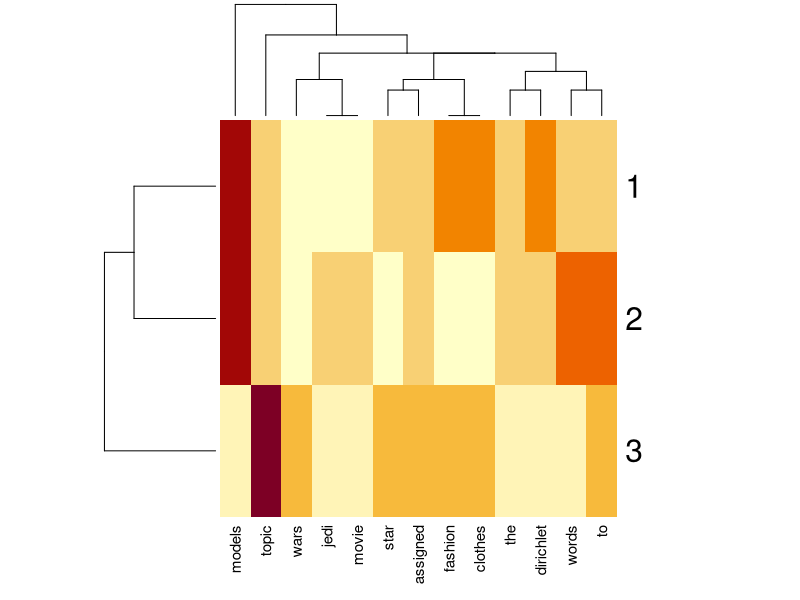
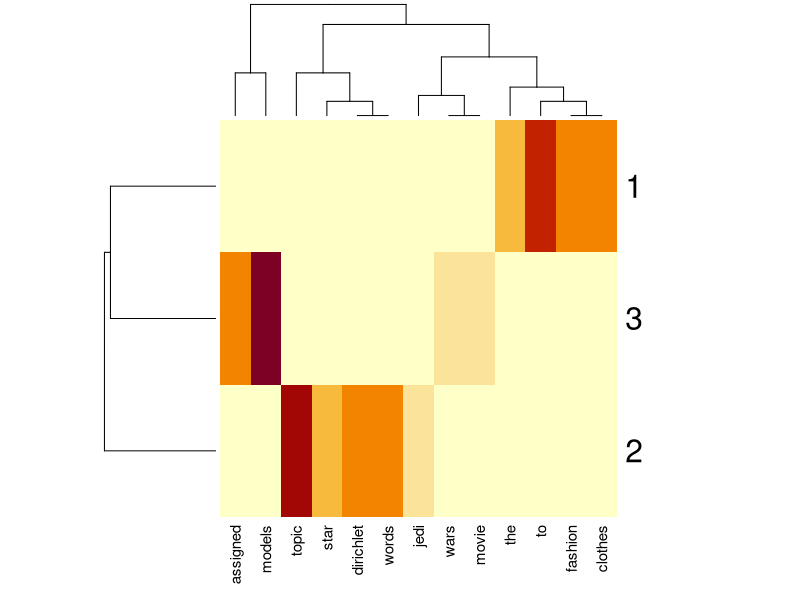

Write the R code that produced these figures, in order.
## Generate a corpus

rawdocs <- c('dirichlet topic models',
             'words assigned to topic models',
             'dirichlet assigned topic',
             'dirichlet topic words',
             'topic models assigned words',
             'fashion models clothes',
             'clothes to models',
             'clothes to fashion',
             'fashion models',
             'jedi to the star',
             'star wars the movie')

#rawdocs = rawdocs[1:9]

## PARAMETERS
K <- 3 # number of topics
alpha <- .5 # hyperparameter. single value indicates symmetric dirichlet prior. higher=>scatters document clusters
eta <- .001 # hyperparameter
iterations <- 100 # iterations for collapsed gibbs sampling.  
seed = 1

set.seed(seed)
# 0. Prepare data: generate a list of documents
docs <- strsplit(rawdocs, split=' ', perl=T) 
## Assign WordIDs to each unique word
vocab <- unique(unlist(docs))
## Replace words in documents with wordIDs
for(i in 1:length(docs)) docs[[i]] <- match(docs[[i]], vocab)

# initialize:
## 1. Randomly assign topics to words in each doc.  2. Generate word-topic count matrix.
wt <- matrix(0, K, length(vocab)) # initialize word-topic count matrix
colnames(wt) = vocab
ta <- sapply(docs, function(x) rep(0, length(x))) # initialize topic assignment list
for(d in 1:length(docs)){ # for each document
  for(w in 1:length(docs[[d]])){ # for each token in document d
    ta[[d]][w] <- sample(1:K, 1) # randomly assign topic to token w.
    ti <- ta[[d]][w] # topic index
    wi <- docs[[d]][w] # wordID for token w
    wt[ti,wi] <- wt[ti,wi]+1 # update word-topic count matrix     
  }
}
wt
heatmap(wt)
# Now we generate a document-topic count matrix where the counts correspond to the number of tokens assigned to each topic for each document.

dt <- matrix(0, length(docs), K)
for(d in 1:length(docs)){ # for each document d
  for(t in 1:K){ # for each topic t
    dt[d,t] <- sum(ta[[d]]==t) # count tokens in document d assigned to topic t   
  }
}
dt

for(i in 1:iterations){ # for each pass through the corpus
  for(d in 1:length(docs)){ # for each document
    for(w in 1:length(docs[[d]])){ # for each token 
      t0 <- ta[[d]][w] # initial topic assignment to token w
      wid <- docs[[d]][w] # wordID of token w
      
      dt[d,t0] <- dt[d,t0]-1 # we don't want to include token w in our document-topic count matrix when sampling for token w
      wt[t0,wid] <- wt[t0,wid]-1 # we don't want to include token w in our word-topic count matrix when sampling for token w
      
      ## UPDATE TOPIC ASSIGNMENT FOR EACH WORD -- COLLAPSED GIBBS SAMPLING MAGIC.  Where the magic happens.
      denom_a <- sum(dt[d,]) + K * alpha # number of tokens in document + number topics * alpha
      denom_b <- rowSums(wt) + length(vocab) * eta # number of tokens in each topic + # of words in vocab * eta
      p_z <- (wt[,wid] + eta) / denom_b * (dt[d,] + alpha) / denom_a # calculating probability word belongs to each topic
      t1 <- sample(1:K, 1, prob=p_z/sum(p_z)) # draw topic for word n from multinomial using probabilities calculated above
      
      ta[[d]][w] <- t1 # update topic assignment list with newly sampled topic for token w.
      dt[d,t1] <- dt[d,t1]+1 # re-increment document-topic matrix with new topic assignment for token w.
      wt[t1,wid] <- wt[t1,wid]+1 #re-increment word-topic matrix with new topic assignment for token w.
      
      #if(t0!=t1) print(paste0('doc:', d, ' token:' ,w, ' topic:',t0,'=>',t1)) # examine when topic assignments change
    }
  }
}

wt
heatmap(wt)
wt
